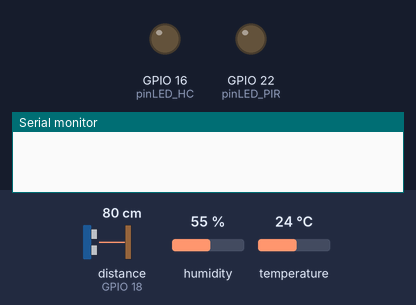
The sketch below on a simulated ESP32. Parts: output pins drawn as LEDs (lit = HIGH), the last lines printed to the serial monitor. Wiring (inferred from the names in the program): ultrasonic range finder: trigger GPIO 5; echo GPIO 18. The inputs (shaded band) are chosen by the test bench; at power-on: distance to the obstacle (sensor on GPIO 18) 80 cm, humidity 55 %, temperature 24 °C. The echo pulse lasts 58.3 µs per cm; pins used as bus, display or sensor lines are not drawn.

Above: at 0.0 s.
At 3.2 s:
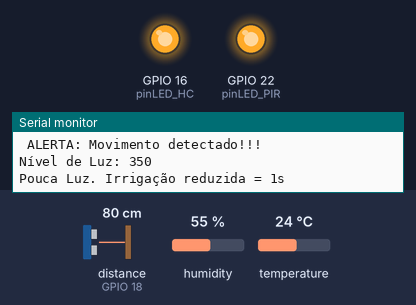
Timing chart, 0 to 4.7 s (numbered marks = the images above):
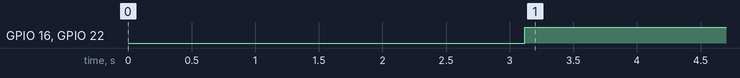

Measured:
- by itself, GPIO 16 (pinLED_HC), GPIO 22 (pinLED_PIR): LOW → HIGH at 3.1 s

The sketch:

sketch.ino
```cpp
#include <DHT.h>

#define pinoDHT 23     // Pino DHT22
#define modelo DHT22
#define trigPin 5      // Pino Trig do HC-SR04
#define echoPin 18     // Pino Echo do HC-SR04
#define pinLED_HC 16   // Pino LED do HC-SR04
#define pinPIR 17     // Pino PIR
#define pinLED_PIR 22 // Pino LED PIR
#define ldrPin 34     // Pino LDR
#define pin_Irrig 21 // Pino de controle da bomba de irrigação


DHT dht(pinoDHT, modelo);

void setup() {
  Serial.begin(9600);
  dht.begin();
  pinMode(trigPin, OUTPUT);
  pinMode(echoPin, INPUT);
  pinMode(pinLED_HC, OUTPUT);
  pinMode(pinPIR, INPUT);
  pinMode(pinLED_PIR, OUTPUT);
}

void loop() {
   int time_irrig;     // Variável para o tempo de irrigação em milissegundos

  // Leitura do DHT22
  float ti_ideal = 24.00; // temperatura inicial ideal
  float tf_ideal = 30.00; // temperatura final ideal
  float h = dht.readHumidity();
  //float t = dht.readTemperature();
  float t = 35.00; //teste 02


  if (isnan(h) || isnan(t)) {
    Serial.println("Falha no DHT!");
  } else {
    Serial.print("Umidade: ");
    Serial.print(h);
    Serial.print("%  Temperatura: ");
    Serial.print(t);
    Serial.println("*C");
  }

  // Controle de irrigação com base na temperatura
  if (t < ti_ideal) {
    Serial.println("Temperatura abaixo do ideal.");
    time_irrig = 1000; // Tempo de irrigação reduzido (1 segundo)
    Serial.println("Tempo de irrigação reduzido 1s");
  } else if (t > tf_ideal) {
    Serial.println("Temperatura acima do ideal.");
    time_irrig = 3000; // Tempo de irrigação mais longo (3 segundos)
    Serial.println("Tempo de irrigação mais longo 3s");
  } else {
    Serial.println("Temperatura ideal. Mantendo irrigação estável.");
    time_irrig = 2000; // Tempo de irrigação moderado (2 segundos)
  }

  // Acionamento da bomba de irrigação
  digitalWrite(pin_Irrig, HIGH); // Liga a bomba
  delay(time_irrig);        // Mantém a bomba ligada pelo tempo determinado
  digitalWrite(pin_Irrig, LOW);  // Desliga a bomba


  // Leitura do HC-SR04
  long duration;
  int distance;
  float reservatorio = 800.00; // nivel do reservatorio em cm


  // Envia um pulso de 10us para o Trig
  digitalWrite(trigPin, LOW);
  delayMicroseconds(2);
  digitalWrite(trigPin, HIGH);
  delayMicroseconds(10);
  digitalWrite(trigPin, LOW);

  // Calcula o tempo de duração do pulso de retorno no Echo
  duration = pulseIn(echoPin, HIGH);

  // Calcula a distância em centímetros
  distance = duration * 0.034 / 2;

  // Calculo o nivel do reservatorio preenchido
  //float nivel = reservatorio - distance;
  float nivel = 95.00; // teste 03

  // Calcula a porcentagem do reservatório preenchido
  float porcentagem = nivel / reservatorio * 100;


   // Imprime o nivel do reservatorio
  Serial.print("Reservatório Nível: ");
  Serial.print(nivel);
  Serial.print("cm");
  Serial.print("  Capacidade:  ");
  Serial.print(porcentagem);
  Serial.println("% ");

 // Verifica se o nível está abaixo de 25% e emite alerta
 // e desliga o sistema de irrigação
  if (porcentagem < 25) {
    Serial.println("Alerta: Nível de risco! ");
    Serial.println("Alerta: Sistema de Irrigação DESLIGADO!!! ");
    digitalWrite(pinLED_HC, HIGH);// Liga o LED
    digitalWrite(pin_Irrig, LOW);  // Desliga a bomba de irrigacao

  } else {
    Serial.println("Sistema de Irrigação LIGADO.");
    digitalWrite(pinLED_HC, LOW); // Desliga o LED
    digitalWrite(pin_Irrig, HIGH); // Liga a bomba de irrigacao

  }


  // Leitura do PIR
  //int pirState = digitalRead(pinPIR); // Lê o estado do sensor PIR
  int pirState = HIGH; // teste 04
    if (pirState == HIGH) {  // Movimento detectado
        digitalWrite(pinLED_PIR, HIGH);  // Liga o LED
        Serial.println(" ALERTA: Movimento detectado!!!");
    } else {  // Nenhum movimento detectado
        digitalWrite(pinLED_PIR, LOW);   // Desliga o LED
    }

  // Leitura do LDR
  //int ldrValue = analogRead(ldrPin);
  int ldrValue = 350; //teste 05
  Serial.println("");
  Serial.print("Nível de Luz: ");
  Serial.println(ldrValue);

  // Ajuste do tempo de irrigação baseado no nível de luz
  if (ldrValue > 800) {         // Dia ensolarado
    time_irrig = 3000;      // Tempo de irrigação mais longo (3 segundos)
    Serial.print("Ensolarado. Irrigação mais longa = ");
  } else if (ldrValue > 400) {  // Dia nublado
    time_irrig = 2000;      // Tempo de irrigação moderado (2 segundos)
    Serial.print("Nublado. Irrigação moderada = ");
  } else {                      // Pouca luz (amanhecer, entardecer ou noite)
    time_irrig = 1000;      // Tempo de irrigação reduzido (1 segundo)
    Serial.print("Pouca Luz. Irrigação reduzida = ");
  }
  int tempo = time_irrig/1000; // tempo de irrigacao em segundos
  Serial.print(tempo);
  Serial.print("s");


// Acionamento da bomba de irrigação
  digitalWrite(pin_Irrig, HIGH); // Liga a bomba
  delay(time_irrig);        // Mantém a bomba ligada pelo tempo determinado
  digitalWrite(pin_Irrig, LOW);  // Desliga a bomba


  delay(3000); // Ajuste o tempo de leitura conforme necessário
}
```
